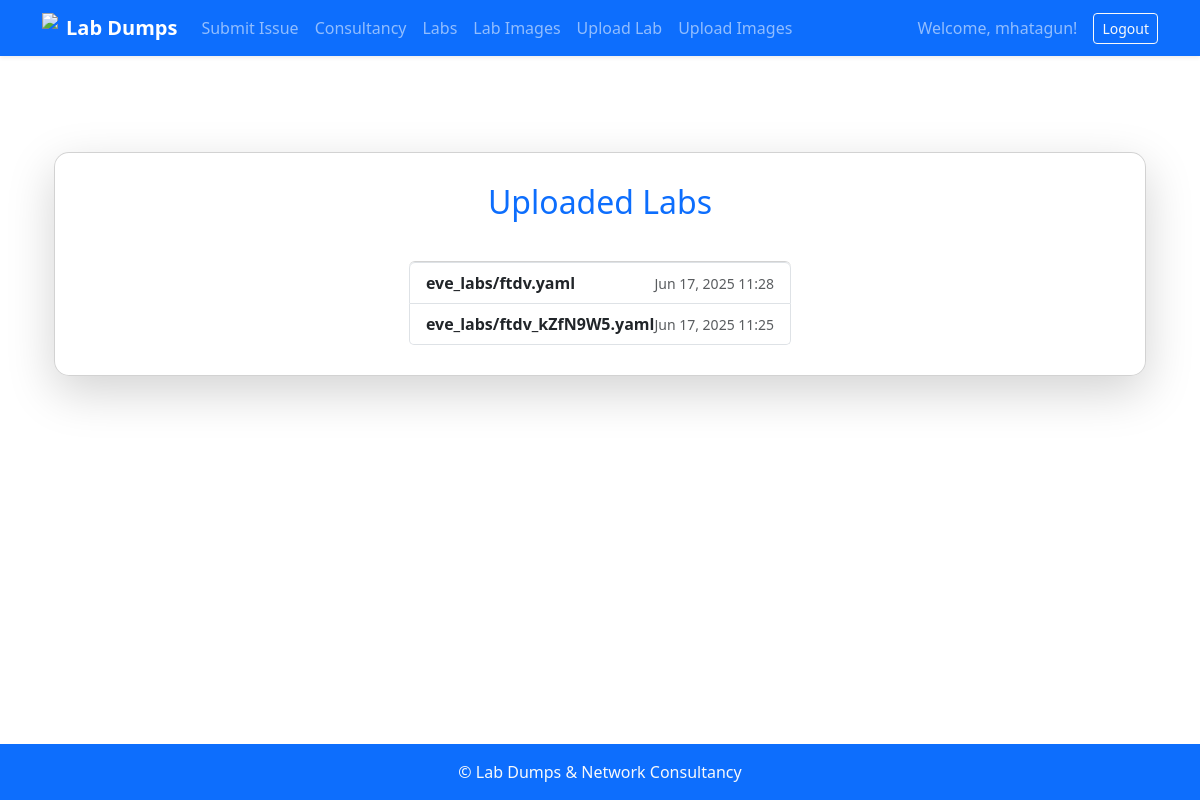
Page /labs/list/ (signed in) on the earlier database version.
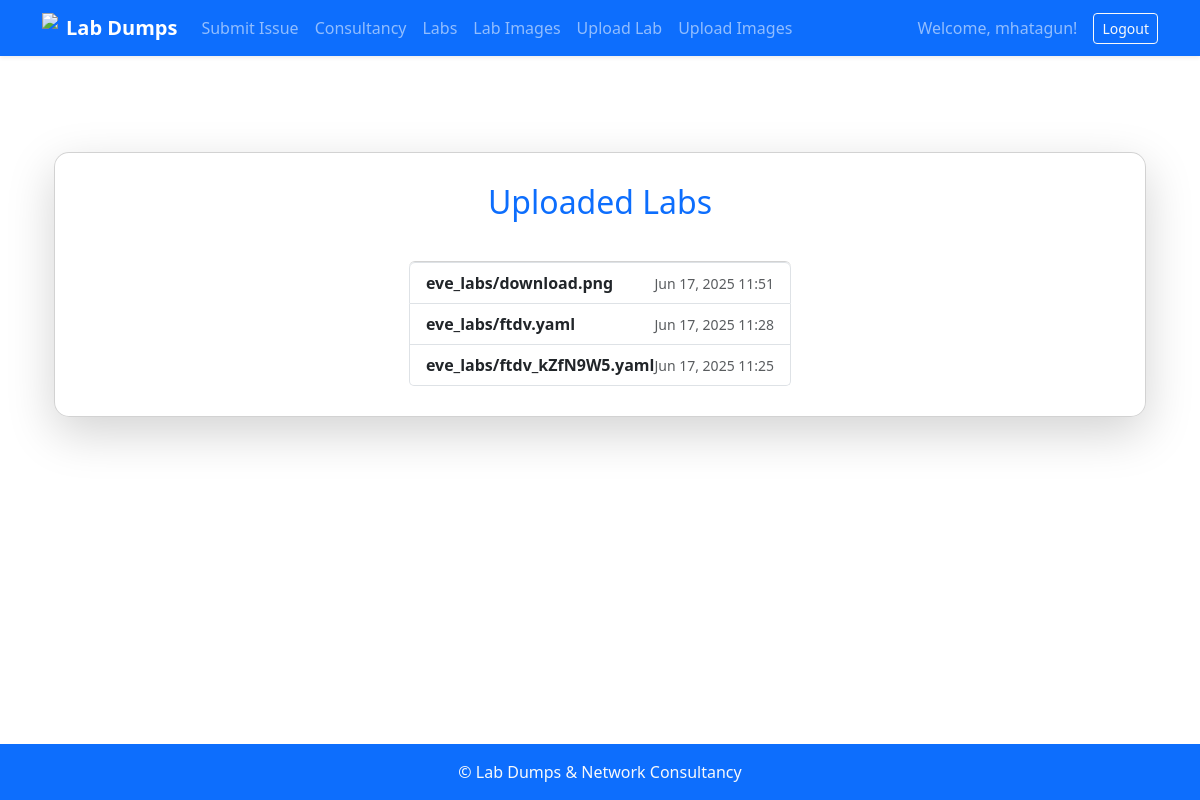
Same page on the later database version.
### core/models.py (models this page shows, shortened)
class EveLabFile(models.Model):
    LAB_TYPE_CHOICES = [
        ('EVE', 'EVE Lab'),
        ('CML', 'CML Lab'),
        ('PT', 'Packet Tracer Lab'),
    ]
    user = models.ForeignKey(User, on_delete=models.CASCADE, related_name="labs")
    file = models.FileField(upload_to='eve_labs/')
    uploaded_at = models.DateTimeField(auto_now_add=True)
    lab_type = models.CharField(max_length=3, choices=LAB_TYPE_CHOICES, default='EVE')

### core/views.py (the view)
# urls.py: path('labs/list/', views.lab_list, name='lab_list'),  # List labs
@login_required
def lab_list(request):
    admins = User.objects.filter(is_superuser=True)
    labs = EveLabFile.objects.filter(user__in=admins).order_by('-uploaded_at')
    return render(request, 'core/lab_list.html', {'labs': labs})

### core/templates/core/lab_list.html
{% extends 'core/base.html' %}
{% block content %}
<div class="container my-5">
  <div class="card shadow-lg" style="background-color: rgba(255, 255, 255, 0.9); border-radius: 15px; padding: 30px;">
    <h2 class="text-center text-primary mb-4">Uploaded Labs</h2>
    <div class="list-group mt-3" style="max-width: 700px; margin: 0 auto;">
      {% for lab in labs %}
      <a href="{{ lab.file.url }}" target="_blank" class="list-group-item list-group-item-action d-flex justify-content-between align-items-center">
        <span class="fw-bold">{{ lab.file.name }}</span>
        <small class="text-muted">{{ lab.uploaded_at|date:"M d, Y H:i" }}</small>
      </a>
      {% empty %}
      <p class="text-muted text-center mt-3">You have not uploaded any labs yet.</p>
      {% endfor %}
    </div>
  </div>
</div>
{% endblock %}

### core/templates/core/base.html (shortened to what this page needs)
<!DOCTYPE html>
<html lang="en" class="h-100" data-bs-theme="light">
{% load static %}
<head>
  <link href="https://cdn.jsdelivr.net/npm/bootstrap@5.3.0/dist/css/bootstrap.min.css" rel="stylesheet">
  <link href="https://cdn.jsdelivr.net/npm/bootstrap-icons@1.10.3/font/bootstrap-icons.css" rel="stylesheet">
</head>
<body>
  <nav class="navbar navbar-expand-lg navbar-dark bg-primary shadow-sm">
    <div class="container">
      <a class="navbar-brand fw-bold d-flex align-items-center" href="{% url 'home' %}">
        <img src="{% static 'admin/img/logo.png' %}" class="me-2">
        Lab Dumps
      </a>
      <div class="collapse navbar-collapse" id="navbarNav">
        {% block navbar %}
        <ul class="navbar-nav me-auto">
          {% if user.is_authenticated %}
          <li class="nav-item"><a class="nav-link" href="{% url 'submit_issue' %}">Submit Issue</a></li>
          <li class="nav-item"><a class="nav-link" href="{% url 'consultancy_request' %}">Consultancy</a></li>
          <li class="nav-item"><a class="nav-link" href="{% url 'labs_view' %}">Labs</a></li>
          <li class="nav-item">
            <a class="nav-link" href="{% url 'image_gallery' %}">Lab Images</a>
          </li>
          {% if user.is_superuser %}
          <li class="nav-item"><a class="nav-link" href="{% url 'upload_lab' %}">Upload Lab</a></li>
          <li class="nav-item"><a class="nav-link" href="{% url 'upload_lab_image' %}">Upload Images</a></li>
          {% endif %}
          </ul>
          <div class="d-flex align-items-center">
            <span class="navbar-text me-3">Welcome, {{ user.username }}!</span>
            <form method="post" action="{% url 'logout' %}" class="d-inline">
              <button type="submit" class="btn btn-outline-light btn-sm">Logout</button>
            </form>
          </div>
          {% else %}
          <li class="nav-item"><a class="nav-link" href="{% url 'login' %}">Login</a></li>
          <li class="nav-item"><a class="nav-link" href="{% url 'register' %}">Register</a></li>
          </ul>
          {% endif %}
        {% endblock %}
      </div>
    </div>
  </nav>
  <main class="container my-5">
    {% block content %}{% endblock %}
  </main>
  <footer class="bg-primary text-center text-light px-3 py-3">
    {% block footer %}
    &copy; {{ now|date:"Y" }} Lab Dumps & Network Consultancy
    {% endblock %}
  </footer>
</body>
</html>

Differences in the rows shown:
added EveLabFile: file.name "eve_labs/download.png", uploaded_at "Jun 17, 2025 11:51"
